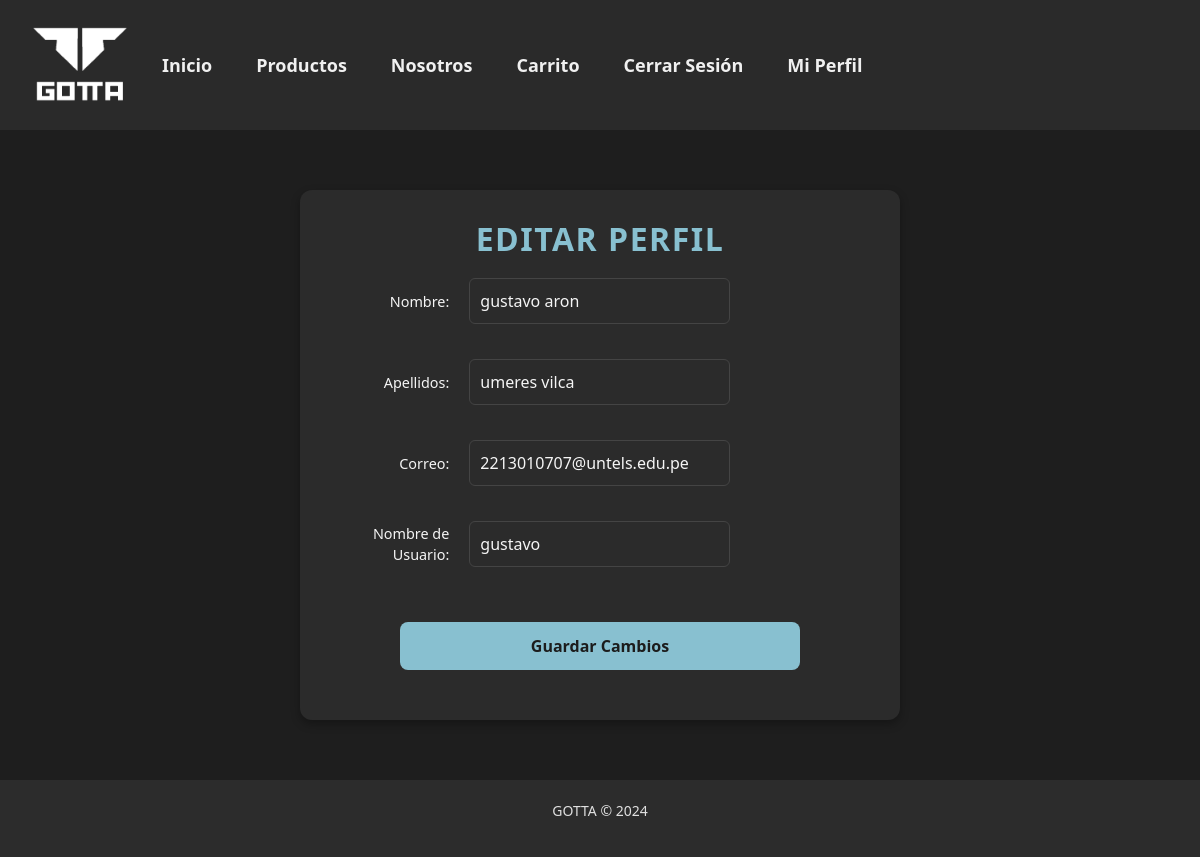
The app's page /profile/ (signed in) with its own data.
### appproject/models.py (models this page shows)
class User(AbstractUser):
    def __str__(self):
        return self.username

### appproject/views.py (the view)
# urls.py: path('profile/', views.profile_view, name='profile'),  # Vista de perfil de usuario
@login_required
def profile_view(request):
    if request.method == 'POST':
        form = UserEditForm(request.POST, instance=request.user)
        if form.is_valid():
            form.save()
            messages.success(request, 'Tu perfil ha sido actualizado correctamente.')
            return redirect('profile')
    else:
        form = UserEditForm(instance=request.user)
    return render(request, 'pages/profile.html', {'form': form})

### appproject/forms.py (shortened to what this page needs)
class UserEditForm(forms.ModelForm):
    email = forms.EmailField(
        required=True,
        help_text="Requerido. Ingrese una dirección de correo válida."
    )
    first_name = forms.CharField(
        max_length=30, required=True, help_text='Requerido. Ingrese su nombre.'
    )
    last_name = forms.CharField(
        max_length=30, required=True, help_text='Requerido. Ingrese su apellido.'
    )
    class Meta:
        model = User
        fields = ['first_name', 'last_name', 'email', 'username']  # Incluye los campos que deseas editar

### appproject/templates/pages/profile.html (shortened to what this page needs)
{% extends 'base.html' %}
{% block content %}
<div id="profile-container" class="profile-container">
    <h1 id="titulo-editar-perfil">Editar Perfil</h1>
    <form id="form-editar-perfil" method="POST">
        <div class="form-row">
            <label for="id_first_name">Nombre:</label>
            {{ form.first_name }}
        </div>
        <div class="form-row">
            <label for="id_last_name">Apellidos:</label>
            {{ form.last_name }}
        </div>
        <div class="form-row">
            <label for="id_email">Correo:</label>
            {{ form.email }}
        </div>
        <div class="form-row">
            <label for="id_username">Nombre de Usuario:</label>
            {{ form.username }}
        </div>
        <button id="btn-guardar-cambios" type="submit" class="btn btn-primary">Guardar Cambios</button>
    </form>
</div>
{% endblock %}

### appproject/static/css/main.css (style rules this page uses)
body { font-family: 'Nunito', sans-serif; background-color: #1e1e1e; color: #e0e0e0; margin: 0; padding: 0; line-height: 1.6; }
.btn { display: inline-block; padding: 12px 20px; background-color: #88c0d0; color: #1c1c1c; border-radius: 8px; border: none; cursor: pointer; transition: background-color 0.3s ease, transform 0.2s ease; }

### appproject/static/css/products_list.css (style rules this page uses)
button[type="submit"] { padding: 10px 20px; background-color: #88c0d0; color: #1e1e1e; border: none; border-radius: 5px; font-size: 16px; cursor: pointer; transition: background-color 0.3s ease, transform 0.2s ease; }

### appproject/static/css/profile.css (style rules this page uses)
#profile-container { max-width: 600px; margin: 40px auto; padding: 30px; background-color: #2b2b2b; color: #f5f5f5; border-radius: 12px; box-shadow: 0 4px 10px rgba(0, 0, 0, 0.3); }
#titulo-editar-perfil { font-size: 2rem; margin-bottom: 20px; text-align: center; color: #88c0d0; text-transform: uppercase; letter-spacing: 1.5px; font-weight: bold; }
#form-editar-perfil { display: flex; flex-direction: column; gap: 20px; margin: 20px 0; }
.form-row { display: flex; justify-content: space-between; align-items: center; gap: 10px; margin: 0 20px; max-width: 400px; }
.form-row label { flex: 1; font-size: 0.9rem; color: #f5f5f5; text-align: right; margin-right: 10px; }
.form-row input[type="text"], .form-row input[type="email"], .form-row input[type="password"] { flex: 2; padding: 10px; border-radius: 6px; border: 1px solid #444; background-color: #2b2b2b; color: #f5f5f5; font-size: 1rem; transition: border-color 0.3s ease; text-align: left; }
#btn-guardar-cambios { background-color: #88c0d0; color: #1c1c1c; padding: 12px 0; border-radius: 8px; border: none; cursor: pointer; text-align: center; font-weight: bold; transition: background-color 0.3s ease, transform 0.2s ease; width: 100%; max-width: 400px; margin: 20px auto 0 auto; }

### appproject/static/css/login.css (style rules this page uses)
.form-row { display: flex; justify-content: space-between; align-items: center; gap: 10px; margin-bottom: 15px; }
.form-row label { flex: 1; font-size: 0.9rem; color: #f5f5f5; text-align: right; margin-right: 10px; }
.form-row input[type="text"], .form-row input[type="password"] { flex: 2; padding: 10px; border-radius: 6px; border: 1px solid #444; background-color: #2b2b2b; color: #f5f5f5; font-size: 1rem; transition: border-color 0.3s ease; }

### appproject/static/css/register.css (style rules this page uses)
.form-row { display: flex; justify-content: space-between; align-items: center; gap: 10px; margin: 0 0 15px 0; }
.form-row label { flex: 1; font-size: 0.9rem; color: #f5f5f5; text-align: right; margin-right: 10px; }
.form-row input[type="text"], .form-row input[type="email"], .form-row input[type="password"] { flex: 2; padding: 10px; border-radius: 6px; border: 1px solid #444; background-color: #2b2b2b; color: #f5f5f5; font-size: 1rem; transition: border-color 0.3s ease; text-align: left; }

### appproject/static/css/base.css (style rules this page uses)
body { font-family: 'Nunito', sans-serif; background-color: #1b1b1b; color: #f0f0f0; margin: 0; padding: 0; line-height: 1.6; min-height: 100vh; display: flex; flex-direction: column; }

### records on screen
User: first_name "gustavo aron", last_name "umeres vilca", email "2213010707@untels.edu.pe", username "gustavo"
